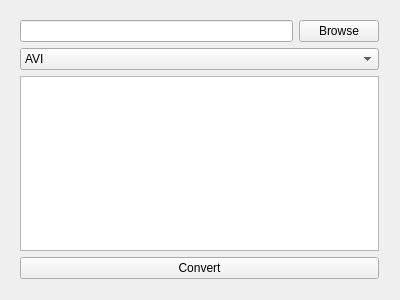
<?xml version="1.0" encoding="UTF-8"?>
<ui version="4.0">
 <class>MainWindow</class>
 <widget class="QMainWindow" name="MainWindow">
  <property name="geometry">
   <rect>
    <x>0</x>
    <y>0</y>
    <width>400</width>
    <height>300</height>
   </rect>
  </property>
  <property name="windowTitle">
   <string>MainWindow</string>
  </property>
  <widget class="QWidget" name="centralWidget">
   <widget class="QWidget" name="verticalLayoutWidget">
    <property name="geometry">
     <rect>
      <x>9</x>
      <y>9</y>
      <width>381</width>
      <height>281</height>
     </rect>
    </property>
    <layout class="QVBoxLayout" name="verticalLayout">
     <item>
      <layout class="QHBoxLayout" name="horizontalLayout">
       <item>
        <widget class="QLineEdit" name="filePath"/>
       </item>
       <item>
        <widget class="QPushButton" name="browseButton">
         <property name="text">
          <string>Browse</string>
         </property>
        </widget>
       </item>
      </layout>
     </item>
     <item>
      <widget class="QComboBox" name="fileFormat">
       <item>
        <property name="text">
         <string>AVI</string>
        </property>
       </item>
       <item>
        <property name="text">
         <string>MP4</string>
        </property>
       </item>
       <item>
        <property name="text">
         <string>MOV</string>
        </property>
       </item>
      </widget>
     </item>
     <item>
      <widget class="QTextEdit" name="outputDisplay"/>
     </item>
     <item>
      <widget class="QPushButton" name="convertButton">
       <property name="text">
        <string>Convert</string>
       </property>
      </widget>
     </item>
    </layout>
   </widget>
  </widget>
 </widget>
 <layoutdefault spacing="6" margin="11"/>
 <resources/>
 <connections/>
</ui>
